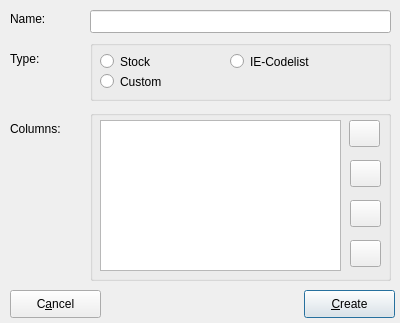
<ui version="4.0" >
 <class>newdatatabfrm</class>
 <widget class="QDialog" name="newdatatabfrm" >
  <property name="geometry" >
   <rect>
    <x>0</x>
    <y>0</y>
    <width>400</width>
    <height>323</height>
   </rect>
  </property>
  <property name="windowTitle" >
   <string>New Datatable...</string>
  </property>
  <property name="windowIcon" >
   <iconset resource="../resources/images/first4.qrc" >:/kfm.png</iconset>
  </property>
  <property name="sizeGripEnabled" >
   <bool>false</bool>
  </property>
  <widget class="QLabel" name="label_2" >
   <property name="geometry" >
    <rect>
     <x>10</x>
     <y>50</y>
     <width>71</width>
     <height>17</height>
    </rect>
   </property>
   <property name="text" >
    <string>Type:</string>
   </property>
  </widget>
  <widget class="QLabel" name="label" >
   <property name="geometry" >
    <rect>
     <x>10</x>
     <y>10</y>
     <width>71</width>
     <height>17</height>
    </rect>
   </property>
   <property name="text" >
    <string>Name:</string>
   </property>
  </widget>
  <widget class="QLabel" name="label_3" >
   <property name="geometry" >
    <rect>
     <x>10</x>
     <y>120</y>
     <width>71</width>
     <height>17</height>
    </rect>
   </property>
   <property name="text" >
    <string>Columns:</string>
   </property>
  </widget>
  <widget class="QPushButton" name="btncreate" >
   <property name="geometry" >
    <rect>
     <x>304</x>
     <y>290</y>
     <width>91</width>
     <height>28</height>
    </rect>
   </property>
   <property name="text" >
    <string>&amp;Create</string>
   </property>
   <property name="icon" >
    <iconset resource="../resources/images/first4.qrc" >:/button_ok.png</iconset>
   </property>
  </widget>
  <widget class="QPushButton" name="btncance" >
   <property name="geometry" >
    <rect>
     <x>10</x>
     <y>290</y>
     <width>91</width>
     <height>28</height>
    </rect>
   </property>
   <property name="text" >
    <string>C&amp;ancel</string>
   </property>
   <property name="icon" >
    <iconset resource="../resources/images/first4.qrc" >:/button_cancel.png</iconset>
   </property>
  </widget>
  <widget class="QGroupBox" name="groupBox" >
   <property name="geometry" >
    <rect>
     <x>90</x>
     <y>40</y>
     <width>301</width>
     <height>61</height>
    </rect>
   </property>
   <property name="title" >
    <string/>
   </property>
   <widget class="QRadioButton" name="rdbstock" >
    <property name="geometry" >
     <rect>
      <x>10</x>
      <y>10</y>
      <width>98</width>
      <height>23</height>
     </rect>
    </property>
    <property name="text" >
     <string>Stock</string>
    </property>
   </widget>
   <widget class="QRadioButton" name="rdbiecode" >
    <property name="geometry" >
     <rect>
      <x>140</x>
      <y>10</y>
      <width>98</width>
      <height>23</height>
     </rect>
    </property>
    <property name="text" >
     <string>IE-Codelist</string>
    </property>
   </widget>
   <widget class="QRadioButton" name="rdbcustom" >
    <property name="geometry" >
     <rect>
      <x>10</x>
      <y>30</y>
      <width>98</width>
      <height>23</height>
     </rect>
    </property>
    <property name="text" >
     <string>Custom</string>
    </property>
   </widget>
  </widget>
  <widget class="QGroupBox" name="grpcols" >
   <property name="geometry" >
    <rect>
     <x>90</x>
     <y>110</y>
     <width>301</width>
     <height>171</height>
    </rect>
   </property>
   <property name="title" >
    <string/>
   </property>
   <widget class="QListWidget" name="listcols" >
    <property name="geometry" >
     <rect>
      <x>10</x>
      <y>10</y>
      <width>241</width>
      <height>151</height>
     </rect>
    </property>
   </widget>
   <widget class="QPushButton" name="btnadd" >
    <property name="geometry" >
     <rect>
      <x>259</x>
      <y>10</y>
      <width>31</width>
      <height>27</height>
     </rect>
    </property>
    <property name="icon" >
     <iconset resource="../resources/images/first4.qrc" >:/hotlistadd.png</iconset>
    </property>
   </widget>
   <widget class="QPushButton" name="btnremove" >
    <property name="geometry" >
     <rect>
      <x>260</x>
      <y>50</y>
      <width>31</width>
      <height>27</height>
     </rect>
    </property>
    <property name="icon" >
     <iconset resource="../resources/images/first4.qrc" >:/hotlistdel.png</iconset>
    </property>
   </widget>
   <widget class="QPushButton" name="btnup" >
    <property name="geometry" >
     <rect>
      <x>260</x>
      <y>90</y>
      <width>31</width>
      <height>27</height>
     </rect>
    </property>
    <property name="icon" >
     <iconset resource="../resources/images/first4.qrc" >:/up.png</iconset>
    </property>
   </widget>
   <widget class="QPushButton" name="btndown" >
    <property name="geometry" >
     <rect>
      <x>260</x>
      <y>130</y>
      <width>31</width>
      <height>27</height>
     </rect>
    </property>
    <property name="icon" >
     <iconset resource="../resources/images/first4.qrc" >:/down.png</iconset>
    </property>
   </widget>
  </widget>
  <widget class="QLineEdit" name="txtname" >
   <property name="geometry" >
    <rect>
     <x>90</x>
     <y>10</y>
     <width>301</width>
     <height>23</height>
    </rect>
   </property>
  </widget>
 </widget>
 <tabstops>
  <tabstop>txtname</tabstop>
  <tabstop>rdbstock</tabstop>
  <tabstop>rdbiecode</tabstop>
  <tabstop>rdbcustom</tabstop>
  <tabstop>btnadd</tabstop>
  <tabstop>btnremove</tabstop>
  <tabstop>listcols</tabstop>
  <tabstop>btnup</tabstop>
  <tabstop>btndown</tabstop>
  <tabstop>btncreate</tabstop>
  <tabstop>btncance</tabstop>
 </tabstops>
 <resources>
  <include location="../resources/images/first4.qrc" />
 </resources>
 <connections>
  <connection>
   <sender>btncreate</sender>
   <signal>clicked()</signal>
   <receiver>newdatatabfrm</receiver>
   <slot>accept()</slot>
   <hints>
    <hint type="sourcelabel" >
     <x>278</x>
     <y>253</y>
    </hint>
    <hint type="destinationlabel" >
     <x>96</x>
     <y>254</y>
    </hint>
   </hints>
  </connection>
  <connection>
   <sender>btncance</sender>
   <signal>clicked()</signal>
   <receiver>newdatatabfrm</receiver>
   <slot>reject()</slot>
   <hints>
    <hint type="sourcelabel" >
     <x>369</x>
     <y>253</y>
    </hint>
    <hint type="destinationlabel" >
     <x>179</x>
     <y>282</y>
    </hint>
   </hints>
  </connection>
 </connections>
</ui>
